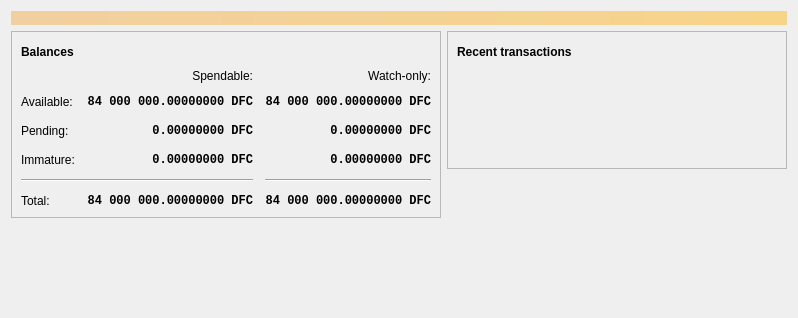
<?xml version="1.0" encoding="UTF-8"?>
<ui version="4.0">
 <class>OverviewPage</class>
 <widget class="QWidget" name="OverviewPage">
  <property name="geometry">
   <rect>
    <x>0</x>
    <y>0</y>
    <width>798</width>
    <height>318</height>
   </rect>
  </property>
  <property name="windowTitle">
   <string>Form</string>
  </property>
  <layout class="QVBoxLayout" name="topLayout">
   <item>
    <widget class="QLabel" name="labelAlerts">
     <property name="visible">
      <bool>false</bool>
     </property>
     <property name="styleSheet">
      <string notr="true">QLabel { background-color: qlineargradient(x1: 0, y1: 0, x2: 1, y2: 0, stop:0 #F0D0A0, stop:1 #F8D488); color:#000000; }</string>
     </property>
     <property name="wordWrap">
      <bool>true</bool>
     </property>
     <property name="margin">
      <number>3</number>
     </property>
     <property name="textInteractionFlags">
      <set>Qt::TextSelectableByMouse</set>
     </property>
    </widget>
   </item>
   <item>
    <layout class="QHBoxLayout" name="horizontalLayout" stretch="1,1">
     <item>
      <layout class="QVBoxLayout" name="verticalLayout_2">
       <item>
        <widget class="QFrame" name="frame">
         <property name="frameShape">
          <enum>QFrame::StyledPanel</enum>
         </property>
         <property name="frameShadow">
          <enum>QFrame::Raised</enum>
         </property>
         <layout class="QVBoxLayout" name="verticalLayout_4">
          <item>
           <layout class="QHBoxLayout" name="horizontalLayout_4">
            <item>
             <widget class="QLabel" name="label_5">
              <property name="font">
               <font>
                <weight>75</weight>
                <bold>true</bold>
               </font>
              </property>
              <property name="text">
               <string>Balances</string>
              </property>
             </widget>
            </item>
            <item>
             <widget class="QPushButton" name="labelWalletStatus">
              <property name="enabled">
               <bool>true</bool>
              </property>
              <property name="maximumSize">
               <size>
                <width>30</width>
                <height>16777215</height>
               </size>
              </property>
              <property name="toolTip">
               <string>The displayed information may be out of date. Your wallet automatically synchronizes with the Defcoin network after a connection is established, but this process has not completed yet.</string>
              </property>
              <property name="text">
               <string/>
              </property>
              <property name="icon">
               <iconset resource="../bitcoin.qrc">
                <normaloff>:/icons/warning</normaloff>
                <disabledoff>:/icons/warning</disabledoff>:/icons/warning</iconset>
              </property>
              <property name="iconSize">
               <size>
                <width>24</width>
                <height>24</height>
               </size>
              </property>
              <property name="flat">
               <bool>true</bool>
              </property>
             </widget>
            </item>
            <item>
             <spacer name="horizontalSpacer_3">
              <property name="orientation">
               <enum>Qt::Horizontal</enum>
              </property>
              <property name="sizeHint" stdset="0">
               <size>
                <width>40</width>
                <height>20</height>
               </size>
              </property>
             </spacer>
            </item>
           </layout>
          </item>
          <item>
           <layout class="QGridLayout" name="gridLayout">
            <property name="spacing">
             <number>12</number>
            </property>
            <item row="2" column="2">
             <widget class="QLabel" name="labelWatchPending">
              <property name="font">
               <font>
                <family>Monospace</family>
                <weight>75</weight>
                <bold>true</bold>
               </font>
              </property>
              <property name="cursor">
               <cursorShape>IBeamCursor</cursorShape>
              </property>
              <property name="toolTip">
               <string>Unconfirmed transactions to watch-only addresses</string>
              </property>
              <property name="text">
               <string notr="true">0.00000000 DFC</string>
              </property>
              <property name="alignment">
               <set>Qt::AlignRight|Qt::AlignTrailing|Qt::AlignVCenter</set>
              </property>
              <property name="textInteractionFlags">
               <set>Qt::LinksAccessibleByMouse|Qt::TextSelectableByKeyboard|Qt::TextSelectableByMouse</set>
              </property>
             </widget>
            </item>
            <item row="2" column="1">
             <widget class="QLabel" name="labelUnconfirmed">
              <property name="font">
               <font>
                <family>Monospace</family>
                <weight>75</weight>
                <bold>true</bold>
               </font>
              </property>
              <property name="cursor">
               <cursorShape>IBeamCursor</cursorShape>
              </property>
              <property name="toolTip">
               <string>Total of transactions that have yet to be confirmed, and do not yet count toward the spendable balance</string>
              </property>
              <property name="text">
               <string notr="true">0.00000000 DFC</string>
              </property>
              <property name="alignment">
               <set>Qt::AlignRight|Qt::AlignTrailing|Qt::AlignVCenter</set>
              </property>
              <property name="textInteractionFlags">
               <set>Qt::LinksAccessibleByMouse|Qt::TextSelectableByKeyboard|Qt::TextSelectableByMouse</set>
              </property>
             </widget>
            </item>
            <item row="3" column="2">
             <widget class="QLabel" name="labelWatchImmature">
              <property name="font">
               <font>
                <family>Monospace</family>
                <weight>75</weight>
                <bold>true</bold>
               </font>
              </property>
              <property name="cursor">
               <cursorShape>IBeamCursor</cursorShape>
              </property>
              <property name="toolTip">
               <string>Mined balance in watch-only addresses that has not yet matured</string>
              </property>
              <property name="text">
               <string notr="true">0.00000000 DFC</string>
              </property>
              <property name="alignment">
               <set>Qt::AlignRight|Qt::AlignTrailing|Qt::AlignVCenter</set>
              </property>
              <property name="textInteractionFlags">
               <set>Qt::LinksAccessibleByMouse|Qt::TextSelectableByKeyboard|Qt::TextSelectableByMouse</set>
              </property>
             </widget>
            </item>
            <item row="4" column="0" colspan="2">
             <widget class="Line" name="line">
              <property name="orientation">
               <enum>Qt::Horizontal</enum>
              </property>
             </widget>
            </item>
            <item row="4" column="2">
             <widget class="Line" name="lineWatchBalance">
              <property name="sizePolicy">
               <sizepolicy hsizetype="Preferred" vsizetype="Fixed">
                <horstretch>0</horstretch>
                <verstretch>0</verstretch>
               </sizepolicy>
              </property>
              <property name="minimumSize">
               <size>
                <width>140</width>
                <height>0</height>
               </size>
              </property>
              <property name="orientation">
               <enum>Qt::Horizontal</enum>
              </property>
             </widget>
            </item>
            <item row="5" column="0">
             <widget class="QLabel" name="labelTotalText">
              <property name="text">
               <string>Total:</string>
              </property>
             </widget>
            </item>
            <item row="3" column="1">
             <widget class="QLabel" name="labelImmature">
              <property name="font">
               <font>
                <family>Monospace</family>
                <weight>75</weight>
                <bold>true</bold>
               </font>
              </property>
              <property name="cursor">
               <cursorShape>IBeamCursor</cursorShape>
              </property>
              <property name="toolTip">
               <string>Mined balance that has not yet matured</string>
              </property>
              <property name="text">
               <string notr="true">0.00000000 DFC</string>
              </property>
              <property name="alignment">
               <set>Qt::AlignRight|Qt::AlignTrailing|Qt::AlignVCenter</set>
              </property>
              <property name="textInteractionFlags">
               <set>Qt::LinksAccessibleByMouse|Qt::TextSelectableByKeyboard|Qt::TextSelectableByMouse</set>
              </property>
             </widget>
            </item>
            <item row="2" column="3">
             <spacer name="horizontalSpacer_2">
              <property name="orientation">
               <enum>Qt::Horizontal</enum>
              </property>
              <property name="sizeHint" stdset="0">
               <size>
                <width>40</width>
                <height>20</height>
               </size>
              </property>
             </spacer>
            </item>
            <item row="3" column="0">
             <widget class="QLabel" name="labelImmatureText">
              <property name="text">
               <string>Immature:</string>
              </property>
             </widget>
            </item>
            <item row="5" column="1">
             <widget class="QLabel" name="labelTotal">
              <property name="font">
               <font>
                <family>Monospace</family>
                <weight>75</weight>
                <bold>true</bold>
               </font>
              </property>
              <property name="cursor">
               <cursorShape>IBeamCursor</cursorShape>
              </property>
              <property name="toolTip">
               <string>Your current total balance</string>
              </property>
              <property name="text">
               <string notr="true">84 000 000.00000000 DFC</string>
              </property>
              <property name="alignment">
               <set>Qt::AlignRight|Qt::AlignTrailing|Qt::AlignVCenter</set>
              </property>
              <property name="textInteractionFlags">
               <set>Qt::LinksAccessibleByMouse|Qt::TextSelectableByKeyboard|Qt::TextSelectableByMouse</set>
              </property>
             </widget>
            </item>
            <item row="5" column="2">
             <widget class="QLabel" name="labelWatchTotal">
              <property name="font">
               <font>
                <family>Monospace</family>
                <weight>75</weight>
                <bold>true</bold>
               </font>
              </property>
              <property name="cursor">
               <cursorShape>IBeamCursor</cursorShape>
              </property>
              <property name="toolTip">
               <string>Current total balance in watch-only addresses</string>
              </property>
              <property name="text">
               <string notr="true">84 000 000.00000000 DFC</string>
              </property>
              <property name="alignment">
               <set>Qt::AlignRight|Qt::AlignTrailing|Qt::AlignVCenter</set>
              </property>
              <property name="textInteractionFlags">
               <set>Qt::LinksAccessibleByMouse|Qt::TextSelectableByKeyboard|Qt::TextSelectableByMouse</set>
              </property>
             </widget>
            </item>
            <item row="0" column="2">
             <widget class="QLabel" name="labelWatchonly">
              <property name="text">
               <string>Watch-only:</string>
              </property>
              <property name="alignment">
               <set>Qt::AlignRight|Qt::AlignTrailing|Qt::AlignVCenter</set>
              </property>
             </widget>
            </item>
            <item row="1" column="0">
             <widget class="QLabel" name="labelBalanceText">
              <property name="text">
               <string>Available:</string>
              </property>
             </widget>
            </item>
            <item row="1" column="1">
             <widget class="QLabel" name="labelBalance">
              <property name="font">
               <font>
                <family>Monospace</family>
                <weight>75</weight>
                <bold>true</bold>
               </font>
              </property>
              <property name="cursor">
               <cursorShape>IBeamCursor</cursorShape>
              </property>
              <property name="toolTip">
               <string>Your current spendable balance</string>
              </property>
              <property name="text">
               <string notr="true">84 000 000.00000000 DFC</string>
              </property>
              <property name="alignment">
               <set>Qt::AlignRight|Qt::AlignTrailing|Qt::AlignVCenter</set>
              </property>
              <property name="textInteractionFlags">
               <set>Qt::LinksAccessibleByMouse|Qt::TextSelectableByKeyboard|Qt::TextSelectableByMouse</set>
              </property>
             </widget>
            </item>
            <item row="1" column="2">
             <widget class="QLabel" name="labelWatchAvailable">
              <property name="font">
               <font>
                <family>Monospace</family>
                <weight>75</weight>
                <bold>true</bold>
               </font>
              </property>
              <property name="cursor">
               <cursorShape>IBeamCursor</cursorShape>
              </property>
              <property name="toolTip">
               <string>Your current balance in watch-only addresses</string>
              </property>
              <property name="text">
               <string notr="true">84 000 000.00000000 DFC</string>
              </property>
              <property name="alignment">
               <set>Qt::AlignRight|Qt::AlignTrailing|Qt::AlignVCenter</set>
              </property>
              <property name="textInteractionFlags">
               <set>Qt::LinksAccessibleByMouse|Qt::TextSelectableByKeyboard|Qt::TextSelectableByMouse</set>
              </property>
             </widget>
            </item>
            <item row="2" column="0">
             <widget class="QLabel" name="labelPendingText">
              <property name="text">
               <string>Pending:</string>
              </property>
             </widget>
            </item>
            <item row="0" column="1">
             <widget class="QLabel" name="labelSpendable">
              <property name="text">
               <string>Spendable:</string>
              </property>
              <property name="alignment">
               <set>Qt::AlignRight|Qt::AlignTrailing|Qt::AlignVCenter</set>
              </property>
             </widget>
            </item>
           </layout>
          </item>
         </layout>
        </widget>
       </item>
       <item>
        <spacer name="verticalSpacer">
         <property name="orientation">
          <enum>Qt::Vertical</enum>
         </property>
         <property name="sizeHint" stdset="0">
          <size>
           <width>20</width>
           <height>40</height>
          </size>
         </property>
        </spacer>
       </item>
      </layout>
     </item>
     <item>
      <layout class="QVBoxLayout" name="verticalLayout_3">
       <item>
        <widget class="QFrame" name="frame_2">
         <property name="frameShape">
          <enum>QFrame::StyledPanel</enum>
         </property>
         <property name="frameShadow">
          <enum>QFrame::Raised</enum>
         </property>
         <layout class="QVBoxLayout" name="verticalLayout">
          <item>
           <layout class="QHBoxLayout" name="horizontalLayout_2">
            <item>
             <widget class="QLabel" name="label_4">
              <property name="font">
               <font>
                <weight>75</weight>
                <bold>true</bold>
               </font>
              </property>
              <property name="text">
               <string>Recent transactions</string>
              </property>
             </widget>
            </item>
            <item>
             <widget class="QPushButton" name="labelTransactionsStatus">
              <property name="enabled">
               <bool>true</bool>
              </property>
              <property name="maximumSize">
               <size>
                <width>30</width>
                <height>16777215</height>
               </size>
              </property>
              <property name="toolTip">
               <string>The displayed information may be out of date. Your wallet automatically synchronizes with the Defcoin network after a connection is established, but this process has not completed yet.</string>
              </property>
              <property name="text">
               <string/>
              </property>
              <property name="icon">
               <iconset resource="../bitcoin.qrc">
                <normaloff>:/icons/warning</normaloff>
                <disabledoff>:/icons/warning</disabledoff>:/icons/warning</iconset>
              </property>
              <property name="iconSize">
               <size>
                <width>24</width>
                <height>24</height>
               </size>
              </property>
              <property name="flat">
               <bool>true</bool>
              </property>
             </widget>
            </item>
            <item>
             <spacer name="horizontalSpacer">
              <property name="orientation">
               <enum>Qt::Horizontal</enum>
              </property>
              <property name="sizeHint" stdset="0">
               <size>
                <width>40</width>
                <height>20</height>
               </size>
              </property>
             </spacer>
            </item>
           </layout>
          </item>
          <item>
           <widget class="TransactionOverviewWidget" name="listTransactions">
            <property name="styleSheet">
             <string notr="true">QListView { background: transparent; }</string>
            </property>
            <property name="frameShape">
             <enum>QFrame::NoFrame</enum>
            </property>
            <property name="verticalScrollBarPolicy">
             <enum>Qt::ScrollBarAlwaysOff</enum>
            </property>
            <property name="horizontalScrollBarPolicy">
             <enum>Qt::ScrollBarAlwaysOff</enum>
            </property>
            <property name="sizeAdjustPolicy">
             <enum>QAbstractScrollArea::AdjustToContents</enum>
            </property>
            <property name="selectionMode">
             <enum>QAbstractItemView::NoSelection</enum>
            </property>
            <property name="uniformItemSizes">
             <bool>true</bool>
            </property>
           </widget>
          </item>
         </layout>
        </widget>
       </item>
       <item>
        <spacer name="verticalSpacer_2">
         <property name="orientation">
          <enum>Qt::Vertical</enum>
         </property>
         <property name="sizeHint" stdset="0">
          <size>
           <width>20</width>
           <height>40</height>
          </size>
         </property>
        </spacer>
       </item>
      </layout>
     </item>
    </layout>
   </item>
  </layout>
 </widget>
 <customwidgets>
  <customwidget>
   <class>TransactionOverviewWidget</class>
   <extends>QListView</extends>
   <header>qt/transactionoverviewwidget.h</header>
  </customwidget>
 </customwidgets>
 <resources/>
 <connections/>
</ui>
